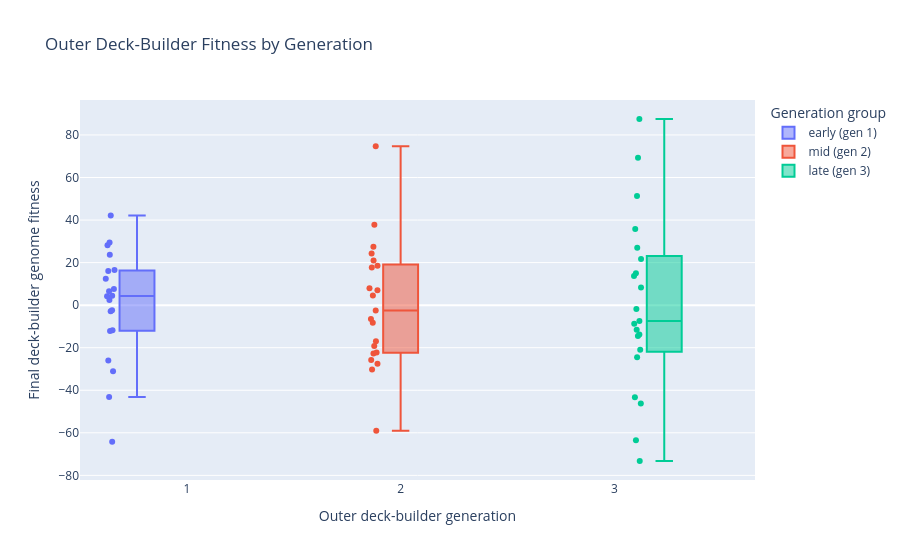

The notebook cell this image was saved under:
### Markdown cell above
## 1. Outer Deck-Builder Fitness

This graph answers: is the deck-builder producing better decks over outer generations?

Each point is one logged deck-builder genome/deck. The y-axis is final deck-builder fitness after evaluation. The x-axis is `outer_gen`. The box summarizes the generation: median, spread, and outliers.

How to read it:

- Rising median means the average generated deck is improving.
- Rising maximum with flat median means training finds occasional strong decks, but the whole population is not consistently better.
- Wide boxes mean a generation has very uneven deck quality.
- Late outliers are good deck candidates, but they do not prove the whole meta improved.

### Code cell
plot_outer_fitness_distribution(group_count=3).show()

### Figure 1 — Plotly figure (JSON) as saved in the notebook; plotly's stock layout.template omitted (floating-point values rounded to 4 significant figures)
{"data": [{"alignmentgroup": "True", "boxpoints": "all", "customdata": [["T75_Gen1_ID1", "Asketa_1, Draci Fanatik_1, Dummy_1, Innosuv Fanatik_1, Innosuv skritek_1, Inosuv fanatik_1, Kvasimir EXPLOSIVE_1, Lucisnik_1, Paladin_1, Paladin_1, Paladin_1, Paladin_1"], ["T75_Gen1_ID10", "Asketa_1, Draci Fanatik_1, Dummy_1, Innosuv Fanatik_1, Innosuv skritek_1, Inosuv fanatik_1, Kvasimir EXPLOSIVE_1, Lucisnik_1, Novic_1, Paladin_1, Panos_1"], ["T75_Gen1_ID11", "Asketa_1, Draci Fanatik_1, Dummy_1, Innosuv Fanatik_1, Innosuv skritek_1, Inosuv fanatik_1, Kvasimir EXPLOSIVE_1, Lucisnik_1, Novic_1, Paladin_1, Panos_1, Pesak_1"], ["T75_Gen1_ID12", "Asketa_1, Asketa_1, Asketa_1, Dummy_1, Dummy_1, Dummy_1, Dummy_1, Lucisnik_1, Pesak_1, Strazny_1"], ["T75_Gen1_ID13", "Asketa_1, Draci Fanatik_1, Dummy_1, Innosuv Fanatik_1, Innosuv skritek_1, Inosuv fanatik_1, Kvasimir EXPLOSIVE_1, Lucisnik_1, Novic_1, Paladin_1"], ["T75_Gen1_ID14", "Asketa_1, Draci Fanatik_1, Dummy_1, Innosuv Fanatik_1, Innosuv skritek_1, Inosuv fanatik_1, Kvasimir EXPLOSIVE_1, Lucisnik_1, Novic_1, Paladin_1"], ["T75_Gen1_ID15", "Asketa_1, Draci Fanatik_1, Dummy_1, Innosuv Fanatik_1, Innosuv skritek_1, Inosuv fanatik_1, Kvasimir EXPLOSIVE_1, Lucisnik_1, Paladin_1, Paladin_1, Panos_1, Panos_1"], ["T75_Gen1_ID16", "Asketa_1, Dummy_1, Innosuv Fanatik_1, Innosuv skritek_1, Inosuv fanatik_1, Kvasimir EXPLOSIVE_1, Lucisnik_1, Paladin_1, Paladin_1, Panos_1"], ["T75_Gen1_ID17", "Asketa_1, Draci Fanatik_1, Dummy_1, Innosuv Fanatik_1, Innosuv skritek_1, Inosuv fanatik_1, Kvasimir EXPLOSIVE_1, Lucisnik_1, Paladin_1, Panos_1, Panos_1, Zabijak_1"], ["T75_Gen1_ID18", "Asketa_1, Draci Fanatik_1, Dummy_1, Innosuv Fanatik_1, Innosuv skritek_1, Inosuv fanatik_1, Kvasimir EXPLOSIVE_1, Lucisnik_1, Novic_1, Panos_1"], ["T75_Gen1_ID19", "Asketa_1, Draci Fanatik_1, Dummy_1, Innosuv Fanatik_1, Innosuv skritek_1, Inosuv fanatik_1, Kvasimir EXPLOSIVE_1, Lucisnik_1, Novic_1, Paladin_1"], ["T75_Gen1_ID2", "Asketa_1, Draci Fanatik_1, Dummy_1, Innosuv Fanatik_1, Innosuv skritek_1, Inosuv fanatik_1, Kvasimir EXPLOSIVE_1, Lucisnik_1, Paladin_1, Paladin_1"], ["T75_Gen1_ID20", "Asketa_1, Draci Fanatik_1, Dummy_1, Innosuv Fanatik_1, Innosuv skritek_1, Inosuv fanatik_1, Kvasimir EXPLOSIVE_1, Lucisnik_1, Novic_1, Paladin_1, Panos_1, Pesak_1"], ["T75_Gen1_ID3", "Asketa_1, Draci Fanatik_1, Dummy_1, Innosuv Fanatik_1, Innosuv skritek_1, Inosuv fanatik_1, Kvasimir EXPLOSIVE_1, Lucisnik_1, Novic_1, Paladin_1"], ["T75_Gen1_ID4", "Asketa_1, Asketa_1, Asketa_1, Asketa_1, Draci Fanatik_1, Dummy_1, Innosuv Fanatik_1, Lucisnik_1, Novic_1, Pesak_1"], ["T75_Gen1_ID5", "Asketa_1, Asketa_1, Asketa_1, Asketa_1, Draci Fanatik_1, Dummy_1, Innosuv Fanatik_1, Innosuv skritek_1, Lucisnik_1, Novic_1, Novic_1, Novic_1"], ["T75_Gen1_ID6", "Asketa_1, Draci Fanatik_1, Dummy_1, Innosuv Fanatik_1, Innosuv skritek_1, Inosuv fanatik_1, Kvasimir EXPLOSIVE_1, Lucisnik_1, Novic_1, Panos_1"], ["T75_Gen1_ID7", "Asketa_1, Draci Fanatik_1, Dummy_1, Innosuv Fanatik_1, Innosuv skritek_1, Inosuv fanatik_1, Kvasimir EXPLOSIVE_1, Lucisnik_1, Novic_1, Paladin_1, Panos_1, Pesak_1"], ["T75_Gen1_ID8", "Asketa_1, Draci Fanatik_1, Dummy_1, Innosuv Fanatik_1, Innosuv skritek_1, Inosuv fanatik_1, Kvasimir EXPLOSIVE_1, Lucisnik_1, Novic_1, Paladin_1, Panos_1, Zabijak_1"], ["T75_Gen1_ID9", "Asketa_1, Draci Fanatik_1, Dummy_1, Innosuv Fanatik_1, Innosuv skritek_1, Inosuv fanatik_1, Kvasimir EXPLOSIVE_1, Lucisnik_1, Novic_1, Paladin_1"]], "hovertemplate": "Generation group=early (gen 1)<br>Outer deck-builder generation=%{x}<br>Final deck-builder genome fitness=%{y}<br>deck_id=%{customdata[0]}<br>composition=%{customdata[1]}<extra></extra>", "legendgroup": "early (gen 1)", "marker": {"color": "#636efa"}, "name": "early (gen 1)", "notched": false, "offsetgroup": "early (gen 1)", "orientation": "v", "showlegend": true, "type": "box", "x": [1, 1, 1, 1, 1, 1, 1, 1, 1, 1, 1, 1, 1, 1, 1, 1, 1, 1, 1, 1], "x0": " ", "xaxis": "x", "y": [4.474, 29.47, 28.16, -64.21, -12.11, -26.05, -11.84, -43.16, 4.211, 7.632, 12.37, -2.895, 6.579, 23.68, -2.368, 16.58, -31.05, 2.368, 42.11, 16.05], "y0": " ", "yaxis": "y"}, {"alignmentgroup": "True", "boxpoints": "all", "customdata": [["T75_Gen2_ID11", "Asketa_1, Draci Fanatik_1, Dummy_1, Innosuv Fanatik_1, Innosuv skritek_1, Inosuv fanatik_1, Kvasimir EXPLOSIVE_1, Lucisnik_1, Novic_1, Paladin_1, Panos_1, Pesak_1"], ["T75_Gen2_ID19", "Asketa_1, Draci Fanatik_1, Dummy_1, Innosuv Fanatik_1, Innosuv skritek_1, Inosuv fanatik_1, Kvasimir EXPLOSIVE_1, Lucisnik_1, Novic_1, Paladin_1"], ["T75_Gen2_ID21", "Asketa_1, Asketa_1, Asketa_1, Draci Fanatik_1, Dummy_1, Innosuv Fanatik_1, Innosuv skritek_1, Inosuv fanatik_1, Novic_1, Pesak_1"], ["T75_Gen2_ID22", "Asketa_1, Draci Fanatik_1, Dummy_1, Innosuv Fanatik_1, Innosuv skritek_1, Inosuv fanatik_1, Kvasimir EXPLOSIVE_1, Lucisnik_1, Novic_1, Paladin_1"], ["T75_Gen2_ID23", "Asketa_1, Draci Fanatik_1, Dummy_1, Innosuv Fanatik_1, Innosuv skritek_1, Inosuv fanatik_1, Kvasimir EXPLOSIVE_1, Lucisnik_1, Novic_1, Paladin_1, Panos_1, Pesak_1"], ["T75_Gen2_ID24", "Asketa_1, Draci Fanatik_1, Dummy_1, Innosuv Fanatik_1, Innosuv skritek_1, Inosuv fanatik_1, Kvasimir EXPLOSIVE_1, Lucisnik_1, Novic_1, Paladin_1"], ["T75_Gen2_ID25", "Asketa_1, Draci Fanatik_1, Dummy_1, Innosuv Fanatik_1, Innosuv skritek_1, Inosuv fanatik_1, Kvasimir EXPLOSIVE_1, Lucisnik_1, Novic_1, Panos_1"], ["T75_Gen2_ID26", "Asketa_1, Draci Fanatik_1, Draci Fanatik_1, Draci Fanatik_1, Draci Fanatik_1, Dummy_1, Dummy_1, Innosuv Fanatik_1, Innosuv skritek_1, Inosuv fanatik_1, Kvasimir EXPLOSIVE_1, Lucisnik_1"], ["T75_Gen2_ID27", "Asketa_1, Draci Fanatik_1, Dummy_1, Innosuv Fanatik_1, Innosuv skritek_1, Inosuv fanatik_1, Kvasimir EXPLOSIVE_1, Lucisnik_1, Novic_1, Paladin_1, Panos_1, Pesak_1"], ["T75_Gen2_ID28", "Asketa_1, Draci Fanatik_1, Dummy_1, Innosuv Fanatik_1, Innosuv skritek_1, Inosuv fanatik_1, Kvasimir EXPLOSIVE_1, Lucisnik_1, Novic_1, Paladin_1, Panos_1, Pesak_1"], ["T75_Gen2_ID29", "Asketa_1, Draci Fanatik_1, Dummy_1, Innosuv Fanatik_1, Innosuv skritek_1, Inosuv fanatik_1, Kvasimir EXPLOSIVE_1, Lucisnik_1, Novic_1, Paladin_1, Panos_1, Pesak_1"], ["T75_Gen2_ID3", "Asketa_1, Draci Fanatik_1, Dummy_1, Innosuv Fanatik_1, Innosuv skritek_1, Inosuv fanatik_1, Kvasimir EXPLOSIVE_1, Lucisnik_1, Novic_1, Paladin_1"], ["T75_Gen2_ID30", "Asketa_1, Asketa_1, Asketa_1, Draci Fanatik_1, Dummy_1, Innosuv Fanatik_1, Innosuv skritek_1, Inosuv fanatik_1, Kvasimir EXPLOSIVE_1, Lucisnik_1, Novic_1, Paladin_1"], ["T75_Gen2_ID31", "Asketa_1, Asketa_1, Asketa_1, Asketa_1, Draci Fanatik_1, Dummy_1, Innosuv Fanatik_1, Innosuv skritek_1, Lucisnik_1, Novic_1, Novic_1, Novic_1"], ["T75_Gen2_ID32", "Asketa_1, Asketa_1, Asketa_1, Asketa_1, Draci Fanatik_1, Dummy_1, Innosuv Fanatik_1, Innosuv skritek_1, Inosuv fanatik_1, Novic_1, Novic_1, Pesak_1"], ["T75_Gen2_ID33", "Asketa_1, Draci Fanatik_1, Dummy_1, Innosuv Fanatik_1, Innosuv skritek_1, Inosuv fanatik_1, Kvasimir EXPLOSIVE_1, Lucisnik_1, Novic_1, Paladin_1"], ["T75_Gen2_ID34", "Asketa_1, Draci Fanatik_1, Dummy_1, Innosuv Fanatik_1, Innosuv skritek_1, Inosuv fanatik_1, Kvasimir EXPLOSIVE_1, Lucisnik_1, Novic_1, Paladin_1"], ["T75_Gen2_ID35", "Asketa_1, Draci Fanatik_1, Dummy_1, Innosuv Fanatik_1, Innosuv skritek_1, Inosuv fanatik_1, Kvasimir EXPLOSIVE_1, Lucisnik_1, Novic_1, Paladin_1, Panos_1, Pesak_1"], ["T75_Gen2_ID36", "Asketa_1, Draci Fanatik_1, Dummy_1, Innosuv Fanatik_1, Innosuv skritek_1, Inosuv fanatik_1, Kvasimir EXPLOSIVE_1, Lucisnik_1, Novic_1, Paladin_1, Panos_1, Pesak_1"], ["T75_Gen2_ID37", "Asketa_1, Draci Fanatik_1, Dummy_1, Innosuv Fanatik_1, Innosuv skritek_1, Inosuv fanatik_1, Kvasimir EXPLOSIVE_1, Lucisnik_1, Novic_1, Paladin_1, Panos_1, Zabijak_1"], ["T75_Gen2_ID8", "Asketa_1, Draci Fanatik_1, Dummy_1, Innosuv Fanatik_1, Innosuv skritek_1, Inosuv fanatik_1, Kvasimir EXPLOSIVE_1, Lucisnik_1, Novic_1, Paladin_1, Panos_1, Zabijak_1"]], "hovertemplate": "Generation group=mid (gen 2)<br>Outer deck-builder generation=%{x}<br>Final deck-builder genome fitness=%{y}<br>deck_id=%{customdata[0]}<br>composition=%{customdata[1]}<extra></extra>", "legendgroup": "mid (gen 2)", "marker": {"color": "#EF553B"}, "name": "mid (gen 2)", "notched": false, "offsetgroup": "mid (gen 2)", "orientation": "v", "showlegend": true, "type": "box", "x": [2, 2, 2, 2, 2, 2, 2, 2, 2, 2, 2, 2, 2, 2, 2, 2, 2, 2, 2, 2, 2], "x0": " ", "xaxis": "x", "y": [-8.25, -17.0, -6.5, 18.5, -59.0, -27.5, 17.75, 74.75, 21.0, -30.25, -25.75, 24.25, -22.25, 27.5, -19.25, -2.5, 4.5, 37.75, -22.75, 7.0, 8.0], "y0": " ", "yaxis": "y"}, {"alignmentgroup": "True", "boxpoints": "all", "customdata": [["T75_Gen3_ID26", "Asketa_1, Draci Fanatik_1, Draci Fanatik_1, Draci Fanatik_1, Draci Fanatik_1, Dummy_1, Dummy_1, Innosuv Fanatik_1, Innosuv skritek_1, Inosuv fanatik_1, Kvasimir EXPLOSIVE_1, Lucisnik_1"], ["T75_Gen3_ID3", "Asketa_1, Draci Fanatik_1, Dummy_1, Innosuv Fanatik_1, Innosuv skritek_1, Inosuv fanatik_1, Kvasimir EXPLOSIVE_1, Lucisnik_1, Novic_1, Paladin_1"], ["T75_Gen3_ID31", "Asketa_1, Asketa_1, Asketa_1, Asketa_1, Draci Fanatik_1, Dummy_1, Innosuv Fanatik_1, Innosuv skritek_1, Lucisnik_1, Novic_1, Novic_1, Novic_1"], ["T75_Gen3_ID35", "Asketa_1, Draci Fanatik_1, Dummy_1, Innosuv Fanatik_1, Innosuv skritek_1, Inosuv fanatik_1, Kvasimir EXPLOSIVE_1, Lucisnik_1, Novic_1, Paladin_1, Panos_1, Pesak_1"], ["T75_Gen3_ID38", "Asketa_1, Draci Fanatik_1, Dummy_1, Innosuv Fanatik_1, Innosuv skritek_1, Inosuv fanatik_1, Kvasimir EXPLOSIVE_1, Lucisnik_1, Novic_1, Paladin_1"], ["T75_Gen3_ID39", "Asketa_1, Draci Fanatik_1, Dummy_1, Innosuv Fanatik_1, Innosuv skritek_1, Inosuv fanatik_1, Kvasimir EXPLOSIVE_1, Lucisnik_1, Novic_1, Paladin_1, Panos_1"], ["T75_Gen3_ID40", "Asketa_1, Draci Fanatik_1, Dummy_1, Innosuv Fanatik_1, Innosuv skritek_1, Inosuv fanatik_1, Kvasimir EXPLOSIVE_1, Lucisnik_1, Novic_1, Paladin_1"], ["T75_Gen3_ID41", "Asketa_1, Draci Fanatik_1, Dummy_1, Innosuv Fanatik_1, Innosuv skritek_1, Inosuv fanatik_1, Kvasimir EXPLOSIVE_1, Lucisnik_1, Paladin_1, Panos_1"], ["T75_Gen3_ID42", "Asketa_1, Draci Fanatik_1, Draci Fanatik_1, Dummy_1, Innosuv Fanatik_1, Innosuv skritek_1, Inosuv fanatik_1, Kvasimir EXPLOSIVE_1, Lucisnik_1, Novic_1"], ["T75_Gen3_ID43", "Asketa_1, Asketa_1, Asketa_1, Asketa_1, Draci Fanatik_1, Dummy_1, Innosuv skritek_1, Lucisnik_1, Novic_1, Novic_1, Novic_1, Novic_1"], ["T75_Gen3_ID44", "Asketa_1, Asketa_1, Draci Fanatik_1, Dummy_1, Innosuv Fanatik_1, Innosuv skritek_1, Inosuv fanatik_1, Lucisnik_1, Novic_1, Pesak_1"], ["T75_Gen3_ID45", "Asketa_1, Draci Fanatik_1, Dummy_1, Innosuv Fanatik_1, Innosuv skritek_1, Inosuv fanatik_1, Kvasimir EXPLOSIVE_1, Kvasimir EXPLOSIVE_1, Lucisnik_1, Novic_1, Paladin_1, Panos_1"], ["T75_Gen3_ID46", "Asketa_1, Innosuv Fanatik_1, Innosuv Fanatik_1, Inosuv fanatik_1, Kvasimir EXPLOSIVE_1, Kvasimir EXPLOSIVE_1, Paladin_1, Panos_1, Panos_1, Zabijak_1"], ["T75_Gen3_ID47", "Asketa_1, Draci Fanatik_1, Dummy_1, Innosuv Fanatik_1, Innosuv skritek_1, Inosuv fanatik_1, Kvasimir EXPLOSIVE_1, Lucisnik_1, Novic_1, Paladin_1, Panos_1, Pesak_1"], ["T75_Gen3_ID48", "Asketa_1, Draci Fanatik_1, Dummy_1, Innosuv Fanatik_1, Innosuv skritek_1, Inosuv fanatik_1, Kvasimir EXPLOSIVE_1, Lucisnik_1, Novic_1, Paladin_1, Panos_1"], ["T75_Gen3_ID49", "Asketa_1, Draci Fanatik_1, Dummy_1, Innosuv Fanatik_1, Innosuv skritek_1, Inosuv fanatik_1, Kvasimir EXPLOSIVE_1, Lucisnik_1, Novic_1, Paladin_1, Panos_1, Pesak_1"], ["T75_Gen3_ID50", "Asketa_1, Draci Fanatik_1, Dummy_1, Innosuv Fanatik_1, Innosuv skritek_1, Inosuv fanatik_1, Kvasimir EXPLOSIVE_1, Lucisnik_1, Novic_1, Paladin_1, Panos_1, Pesak_1"], ["T75_Gen3_ID51", "Asketa_1, Draci Fanatik_1, Draci Fanatik_1, Draci Fanatik_1, Draci Fanatik_1, Dummy_1, Innosuv Fanatik_1, Innosuv skritek_1, Inosuv fanatik_1, Kvasimir EXPLOSIVE_1, Lucisnik_1, Novic_1"], ["T75_Gen3_ID52", "Asketa_1, Draci Fanatik_1, Dummy_1, Innosuv Fanatik_1, Innosuv skritek_1, Inosuv fanatik_1, Kvasimir EXPLOSIVE_1, Lucisnik_1, Novic_1, Paladin_1, Panos_1, Pesak_1"], ["T75_Gen3_ID53", "Asketa_1, Draci Fanatik_1, Draci Fanatik_1, Draci Fanatik_1, Draci Fanatik_1, Dummy_1, Innosuv Fanatik_1, Innosuv skritek_1, Inosuv fanatik_1, Kvasimir EXPLOSIVE_1, Lucisnik_1, Novic_1"], ["T75_Gen3_ID54", "Asketa_1, Draci Fanatik_1, Dummy_1, Innosuv Fanatik_1, Innosuv skritek_1, Inosuv fanatik_1, Kvasimir EXPLOSIVE_1, Lucisnik_1, Paladin_1, Panos_1"]], "hovertemplate": "Generation group=late (gen 3)<br>Outer deck-builder generation=%{x}<br>Final deck-builder genome fitness=%{y}<br>deck_id=%{customdata[0]}<br>composition=%{customdata[1]}<extra></extra>", "legendgroup": "late (gen 3)", "marker": {"color": "#00cc96"}, "name": "late (gen 3)", "notched": false, "offsetgroup": "late (gen 3)", "orientation": "v", "showlegend": true, "type": "box", "x": [3, 3, 3, 3, 3, 3, 3, 3, 3, 3, 3, 3, 3, 3, 3, 3, 3, 3, 3, 3, 3], "x0": " ", "xaxis": "x", "y": [87.5, -43.25, -11.5, -13.75, -46.25, 35.75, 8.25, -73.25, 21.75, 15.0, -63.5, 27.0, -7.5, -14.5, -1.75, -21.0, 13.75, 51.25, -24.5, 69.25, -8.75], "y0": " ", "yaxis": "y"}], "layout": {"boxmode": "group", "legend": {"title": {"text": "Generation group"}, "tracegroupgap": 0}, "title": {"text": "Outer Deck-Builder Fitness by Generation"}, "xaxis": {"anchor": "y", "domain": [0, 1], "title": {"text": "Outer deck-builder generation"}}, "yaxis": {"anchor": "x", "domain": [0, 1], "title": {"text": "Final deck-builder genome fitness"}}}}
